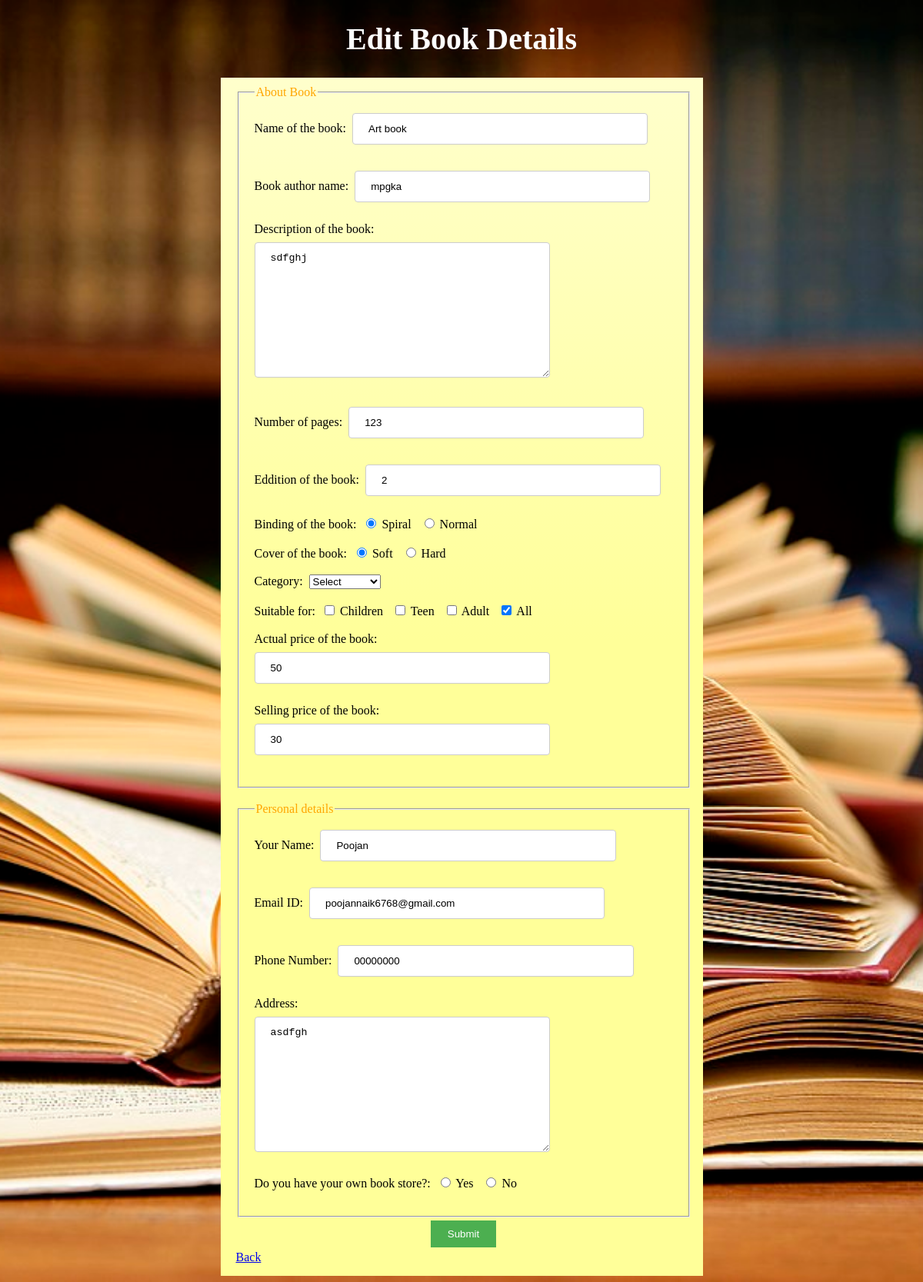
Page /edit.php?id=43 on the committed database.
### tables this page shows
CREATE TABLE `book` (
  `id` int(255) NOT NULL,
  `NameOfBook` varchar(255) NOT NULL,
  `BookAuthorName` varchar(255) NOT NULL,
  `DescriptionOfBook` varchar(255) NOT NULL,
  `NumberOfPages` varchar(255) NOT NULL,
  `EdditionOfBook` varchar(255) NOT NULL,
  `BindingOfBook` varchar(255) NOT NULL,
  `CoverOfBook` varchar(255) NOT NULL,
  `Category` varchar(255) NOT NULL,
  `SuitableFor` varchar(255) NOT NULL,
  `ActualPrice` varchar(255) NOT NULL,
  `SellingPrice` varchar(255) NOT NULL,
  `BookImage` varchar(255) NOT NULL,
  `SName` varchar(255) NOT NULL,
  `SEId` varchar(255) NOT NULL,
  `SPhoNo` varchar(255) NOT NULL,
  `SAdd` varchar(255) NOT NULL,
  `BookStore` varchar(255) NOT NULL
);

### edit.php (the view, shortened to what this page needs)
<?php
	include('conn.php');
	$id=$_GET['id'];
	$query=mysqli_query($conn,"select * from `book` where id='$id'");
	$row=mysqli_fetch_array($query);
?>
<!DOCTYPE html>
<html>
<head>
<link rel="stylesheet" href="css/sf.css">
</head>
<body background="images/book3.jpg">
	<center><h1>Edit Book Details</h1></center>
<div class="container">
	<form method="POST" action="update.php?id=<?php echo $id; ?>">
<fieldset>
<legend>About Book</legend>
		<label for="nbook">Name of the book:</label>&nbsp
<input type="text" id="nbook" name="NameOfBook" value="<?php echo $row['NameOfBook']; ?>" placeholder="Enter the name of the book" required><br><br>
<label for="abook">Book author name:</label>&nbsp
<input type="text" id="abook" name="BookAuthorName" value="<?php echo $row['BookAuthorName']; ?>" placeholder="Enter the name of the author" required><br><br>
<label for="des">Description of the book:</label><br>
<textarea id="des" name="DescriptionOfBook" placeholder="About the book" rows="10" cols="30" required><?php echo $row['DescriptionOfBook'] ?></textarea><br><br>
<label for="npages">Number of pages:</label>&nbsp
<input type="text" id="npages" name="NumberOfPages" value="<?php echo $row['NumberOfPages']; ?>" placeholder="Enter number of pages in the book" required><br><br>
<label for="edd">Eddition of the book:</label>&nbsp
<input type="text" id="edd" name="EdditionOfBook" value="<?php echo $row['EdditionOfBook']; ?>" placeholder="Enter eddition of the book"><br><br>
<label for="BindingOfBook">Binding of the book:</label>&nbsp
<input type="radio" id="bbind" name="BindingOfBook" value="Spiral" <?php if($row['BindingOfBook']=="Spiral"){echo "checked";}?> required>
<label for="BindingOfBook">Spiral</label>&nbsp&nbsp
<input type="radio" id="bbind" name="BindingOfBook" value="Normal" <?php if($row['BindingOfBook']=="Normal"){echo "checked";}?> >
<label for="BindingOfBook">Normal</label><br><br>
<label for="CoverOfBook">Cover of the book:</label>&nbsp
<input type="radio" id="softcover" name="CoverOfBook" value="Soft" <?php if($row['CoverOfBook']=="Soft"){echo "checked";}?> required>
<label for="CoverOfBook">Soft</label>&nbsp&nbsp
<input type="radio" id="hardcover" name="CoverOfBook" value="Hard" <?php if($row['CoverOfBook']=="Hard"){echo "checked";}?>>
<label for="CoverOfBook">Hard</label><br><br>
<label for="Category">Category:</label>&nbsp
<select id="category" name="Category" required>
  <option <?php if($row['Category']=="Select"){echo "selected";}?>>Select</option>
</select><br><br>
<label for="SuitableFor">Suitable for:</label>&nbsp
<?php
					$SuitableFor=$row['SuitableFor'];
					$arr=explode(",",$SuitableFor);
					?>
<input <?php if(in_array("Children",$arr)){echo "checked";}?> type="checkbox" name="arr[]" value="Children"/>
<label for="SuitableFor">Children</label>&nbsp&nbsp
<input <?php if(in_array("Teen",$arr)){echo "checked";}?> type="checkbox" name="arr[]" value="Teen"/>
<label for="SuitableFor">Teen</label>&nbsp&nbsp
<input <?php if(in_array("Adult",$arr)){echo "checked";}?> type="checkbox" name="arr[]" value="Adult"/>
<label for="SuitableFor">Adult</label>&nbsp&nbsp
<input <?php if(in_array("All",$arr)){echo "checked";}?> type="checkbox" name="arr[]" value="All"/>
<label for="SuitableFor">All</label><br><br>
<label for="ActualPrice">Actual price of the book:</label>&nbsp
<input type="text" id="aprice" name="ActualPrice" value="<?php echo $row['ActualPrice']; ?>" required><br><br>
<label for="SellingPrice">Selling price of the book:</label>&nbsp
<input type="text" id="sprice" name="SellingPrice" value="<?php echo $row['SellingPrice']; ?>" required><br><br>
</fieldset>
<br>
<fieldset>
<legend>Personal details</legend>
<label for="SName">Your Name:</label>&nbsp
<input type="text" id="pname" name="SName" placeholder="Enter your name" value="<?php echo $row['SName']; ?>" required><br><br>
<label for="SEId">Email ID:</label>&nbsp
<input type="email" id="emailid" name="SEId" placeholder="Enter your E-mail ID" value="<?php echo $row['SEId']; ?>" required><br><br>
<label for="SPhoNo">Phone Number:</label>&nbsp
<input type="text" id="phno" name="SPhoNo" placeholder="Enter your phone number" value="<?php echo $row['SPhoNo']; ?>"><br><br>
<label for="SAdd">Address:</label><br>
<textarea id="SAdd" name="SAdd" rows="10" cols="30" placeholder="Your address" required><?php echo $row['SAdd'] ?></textarea><br><br>
<label for="BookStore">Do you have your own book store?:</label>&nbsp
<input type="radio" id="yesorno" name="BookStore" <?php if($row['BookStore']=="Yes"){echo "checked";}?> onclick="enable()" value="Yes">
<label for="BookStore">Yes</label>&nbsp&nbsp
<input type="radio" id="yesorno" name="BookStore" <?php if($row['BookStore']=="No"){echo "checked";}?> onclick="disable()" value="No">
<label for="BookStore">No</label><br><br>
</fieldset>
	<center><input type="submit" name="edit"></center>
		<a href="Sell Yor book form.php">Back</a>
	</form>
</body>
</html>

### css/sf.css (style rules this page uses)
body { background-size: cover; background-repeat: no-repeat; background-attachment: fixed; background-position: center; }
.container { width:50%; padding: 10px 15px 15px 20px; background: linear-gradient(to bottom, #ffffcc 0%, #ffff99 47%); color:Black; margin:auto; }
fieldset { padding: 10px 15px 15px 20px; }
legend { color:Orange; }
h1 { color:#ffffff; font-weight:bold; font-size: 40px; }
input[type=text], input[type=email] { width: 70%; padding: 12px 20px; margin: 8px 0; display: inline-block; border: 1px solid #ccc; border-radius: 4px; box-sizing: border-box; }
textarea { width: 70%; padding: 12px 20px; margin: 8px 0; display: inline-block; border: 1px solid #ccc; border-radius: 4px; box-sizing: border-box; }
input[type=submit], input[type=reset] { background-color: #4CAF50; border: none; color: white; padding: 10px 22px; text-decoration: none; margin: 4px 2px; cursor: pointer; }

### rows in the picture
book: NameOfBook "Art book", BookAuthorName "mpgka", DescriptionOfBook "sdfghj", NumberOfPages "123", EdditionOfBook "2", BindingOfBook "☑", CoverOfBook "☑", SuitableFor "☑", ActualPrice "50", SellingPrice "30", SName "Poojan", SEId "poojannaik6768@gmail.com", SPhoNo "00000000", SAdd "asdfgh"
